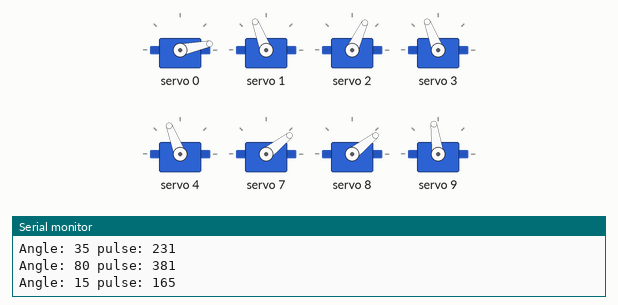
Simulated run of this sketch. Board: Arduino Uno, built with avr-gcc and run on an emulated ATmega328P. On the bench: 8 × servo, the last lines printed to the serial monitor.

Above: at 2.55 s.
At 6.05 s:
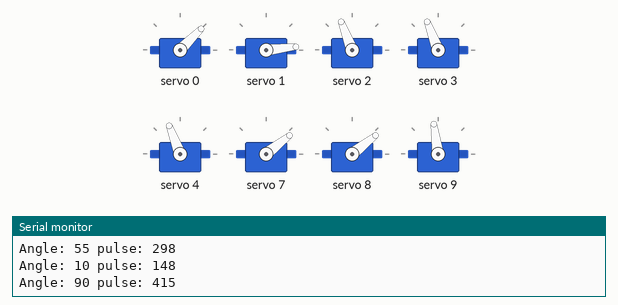
At 7.5 s:
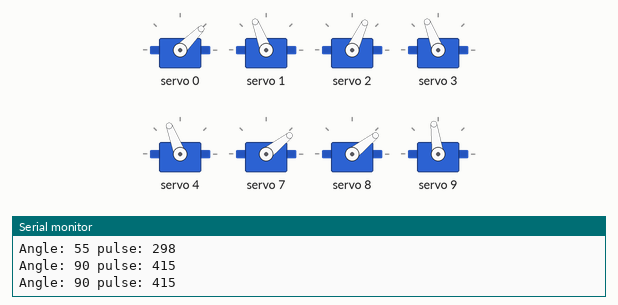
At 8.75 s:
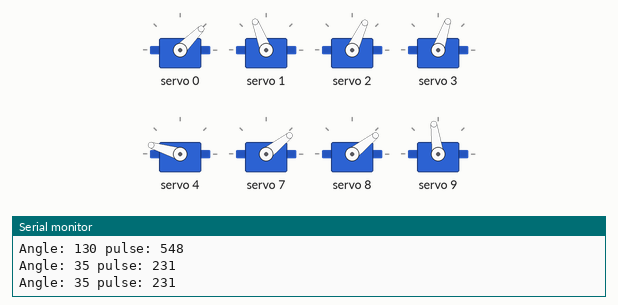
At 10.0 s:
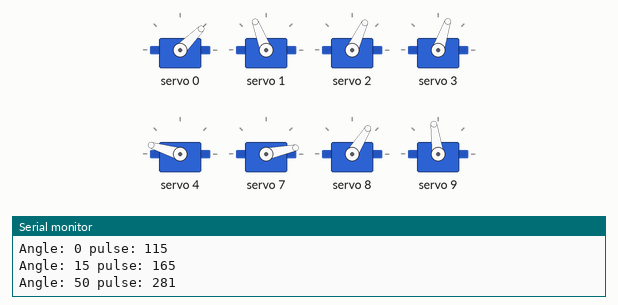
At 12.5 s:
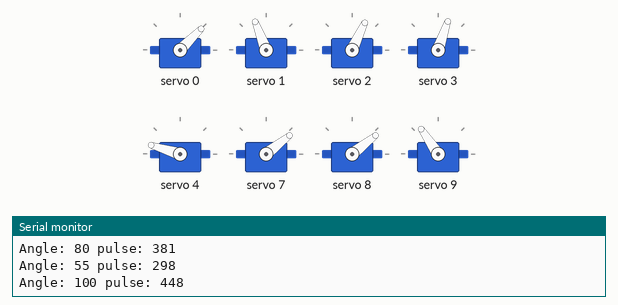
Timing chart, 0 to 15.6 s (numbered marks = the images above):
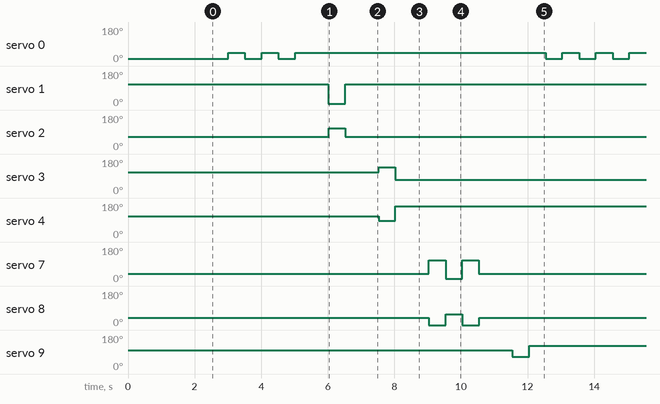

Measured:
- by itself, servo 0: repeats every 10.0 s: 12° 0.50 s, 45° 0.50 s, 12° 0.50 s, 45° 7.5 s, 12° 0.50 s, 45° 0.50 s
- by itself, servo 1: alternates 111° for 9.5 s and 6° for 0.50 s
- by itself, servo 2: alternates 111° for 0.50 s and 65° for 9.5 s
- by itself, servo 3: repeats every 10.0 s: 71° 9.0 s, 111° 0.50 s, 137° 0.50 s
- by itself, servo 4: repeats every 10.0 s: 163° 9.0 s, 111° 0.50 s, 85° 0.50 s
- by itself, servo 7: repeats every 10.0 s: 12° 0.50 s, 111° 0.50 s, 38° 8.5 s, 111° 0.50 s
- by itself, servo 8: repeats every 10.0 s: 58° 0.50 s, 0° 0.50 s, 38° 8.5 s, 0° 0.50 s
- by itself, servo 9: repeats every 10.0 s: 124° 9.0 s, 98° 0.50 s, 65° 0.50 s

The sketch:

driver_stuff.ino
```cpp
#include <Wire.h>
#include <Adafruit_PWMServoDriver.h>
#include "Robot_Functions.h"

// called this way, it uses the default address 0x40

// you can also call it with a different address you want
//Adafruit_PWMServoDriver pwm = Adafruit_PWMServoDriver(0x41);


// NOTE: eyes must close after being open wide or open normally for proper function!

void setup() {
  Serial.begin(9600);
  Serial.println("16 channel Servo test!");

  pwm.begin();

  pwm.setPWMFreq(60);  // Analog servos run at ~60 Hz updates

  normalize();

  //yield();
}

// the code inside loop() has been updated by Robojax
void loop() {

  jaw_close();
  jaw_open();
  jaw_close();
  jaw_open();
  jaw_close();
  jaw_open();

  lip_normal();
  lip_happy();
  lip_normal();

  eyebrows_normal();
  eyebrows_happy();
  eyebrows_mad();

  eyelid_normal();
  eyelid_close();
  eyelid_wide();
  eyelid_close();
  eyelid_normal();

  eyes_normal();
  eyes_up();
  eyes_down();
}
```

Robot_Functions.h
```cpp
Adafruit_PWMServoDriver pwm = Adafruit_PWMServoDriver();

// Depending on your servo make, the pulse width min and max may vary, you
// want these to be as small/large as possible without hitting the hard stop
// for max range. You'll have to tweak them as necessary to match the servos you
// have!
#define SERVOMIN  115 // this is the 'minimum' pulse length count (out of 4096)
#define SERVOMAX  715 // this is the 'maximum' pulse length count (out of 4096)

//angle to code then my functions per servo:
int angleToPulse(int ang){
   int pulse = map(ang,0, 180, SERVOMIN,SERVOMAX);// map angle of 0 to 180 to Servo min and Servo max
   Serial.print("Angle: ");Serial.print(ang);
   Serial.print(" pulse: ");Serial.println(pulse);
   return pulse;
}


void jaw_close () //normal
{
  pwm.setPWM(0,0, angleToPulse(15) ); // set jaw to 15 degrees, should be mouth closed
  delay (500); //small waiting period
}

void jaw_open ()
{
  //delay(500);
  pwm.setPWM(0,0, angleToPulse(40) ); // set jaw to 15 degrees, should be mouth closed
  delay (500); //small waiting period
}

void lip_normal ()
{
  pwm.setPWM(1,0, angleToPulse(90) ); // set LEFT to normal position
  pwm.setPWM(2,0, angleToPulse(55) ); // set RIGHT to normal position
  delay (500); //small waiting period
}

void lip_happy()
{
  pwm.setPWM(1,0, angleToPulse(10) ); // set left to HAPPY position
  pwm.setPWM(2,0, angleToPulse(90) ); // set right to HAPPY position
  delay (500); //small waiting period
}

void eyebrows_normal ()
{
  pwm.setPWM(3, 0, angleToPulse(90) ); // set LEFT eyebrow to normal position
  pwm.setPWM(4, 0, angleToPulse(90) ); // set RIGHT eyebrow to normal position
  delay (500); //small waiting period
}

void eyebrows_happy ()
{
  pwm.setPWM(3, 0, angleToPulse(110) ); // set LEFT eyebrow to happy position
  pwm.setPWM(4, 0, angleToPulse(70) ); // set RIGHT eyebrow to happy position
  delay (500); //small waiting period
}

void eyebrows_mad ()
{
  pwm.setPWM(3, 0, angleToPulse(60) ); // set LEFT eyebrow to mad position
  pwm.setPWM(4, 0, angleToPulse(130) ); // set RIGHT eyebrow to mad position
  delay (500); //small waiting period
}

void eyelid_normal ()
{
  pwm.setPWM(7, 0, angleToPulse(35) ); // set LEFT eyelid to normal position
  pwm.setPWM(8, 0, angleToPulse(35) ); // set RIGHT eyelid to normal position
  delay (500); //small waiting period
}

void eyelid_wide ()
{
  pwm.setPWM(7, 0, angleToPulse(15) ); // set LEFT eyelid to wide position
  pwm.setPWM(8, 0, angleToPulse(50) ); // set RIGHT eyelid to wide position
  delay (500); //small waiting period
}

void eyelid_close ()
{
  pwm.setPWM(7, 0, angleToPulse(90) ); // set LEFT eyelid to close position
  pwm.setPWM(8, 0, angleToPulse(0) ); // set RIGHT eyelid to close position
  delay (500); //small waiting period
}

void eyes_normal ()
{
  pwm.setPWM(9, 0, angleToPulse(80) ); // set eyes to normal position
  delay (500); //small waiting period
}

void eyes_up ()
{
  pwm.setPWM(9, 0, angleToPulse(55) ); // set eyes to up position
  delay (500); //small waiting period
}

void eyes_down ()
{
  pwm.setPWM(9, 0, angleToPulse(100) ); // set eyes to down position
  delay (500); //small waiting period
}

void normalize ()
{
  jaw_close();
  lip_normal();
  eyebrows_normal();
  eyelid_normal();
  eyes_normal();
}
```
